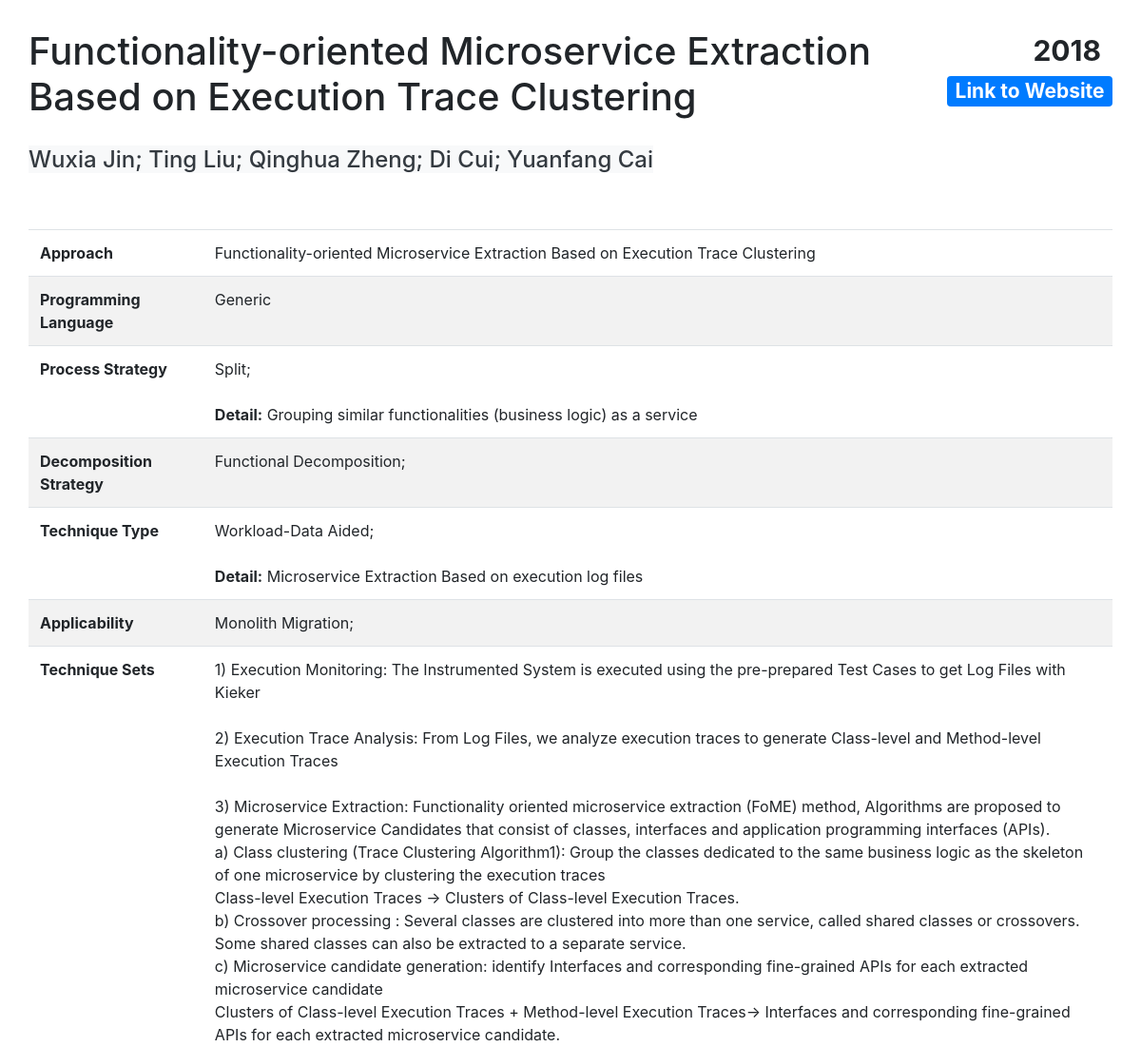
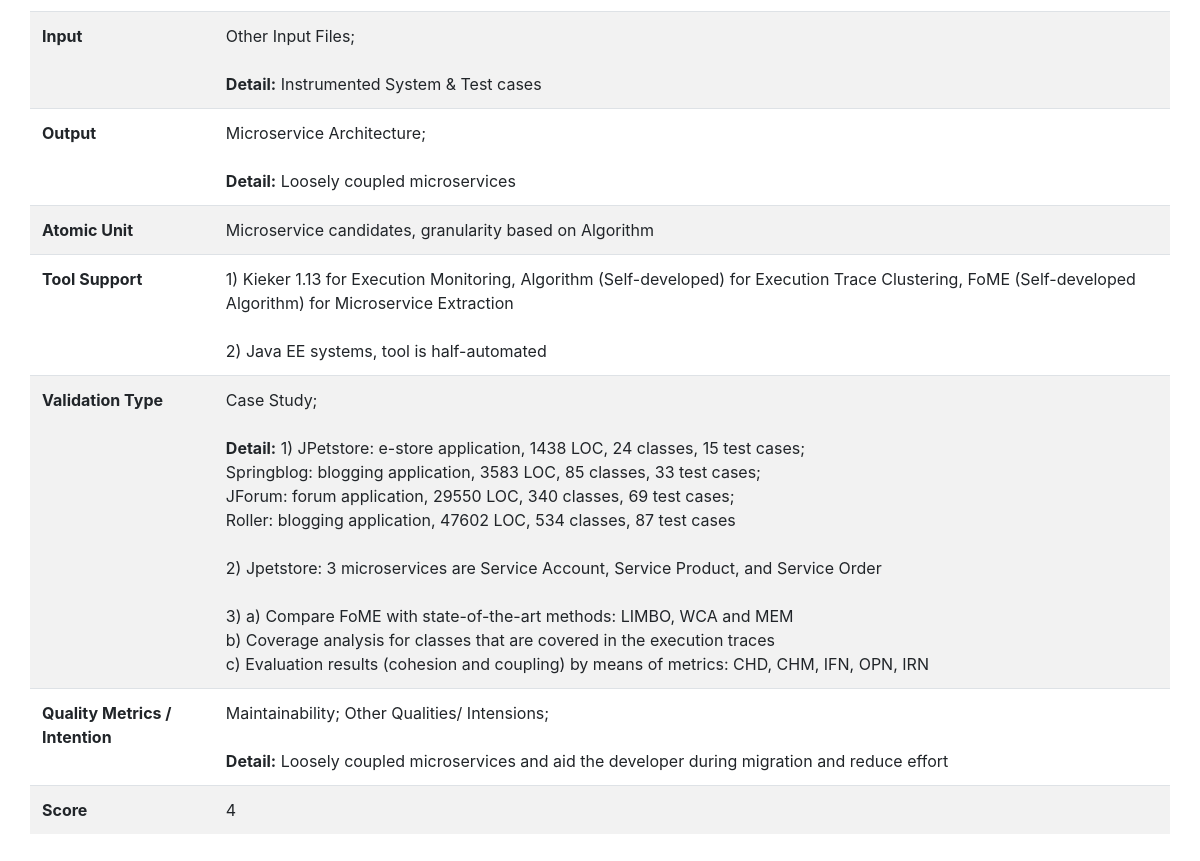
/result.php?id=4, run on the app's committed database (2 pictures, top to bottom).
### tables this page shows
CREATE TABLE `contribution` (
  `id` int(11) NOT NULL,
  `Title` varchar(150) NOT NULL DEFAULT 'Title',
  `Year` year(4) NOT NULL DEFAULT 2000,
  `Authors` tinytext NOT NULL,
  `Link` varchar(250) NOT NULL DEFAULT 'Empty Link',
  `Approach` text NOT NULL,
  `Process_Rewrite` tinyint(4) NOT NULL DEFAULT 0 COMMENT 'Process Strategy',
  `Process_Extension` tinyint(4) NOT NULL DEFAULT 0 COMMENT 'Process Strategy',
  `Process_StranglerPattern` tinyint(4) NOT NULL DEFAULT 0 COMMENT 'Process Strategy',
  `Process_ContinuousEvolution` tinyint(4) NOT NULL DEFAULT 0 COMMENT 'Process Strategy',
  `Process_Split` tinyint(4) NOT NULL DEFAULT 0 COMMENT 'Process Strategy',
  `Process_Others` tinyint(4) NOT NULL DEFAULT 0 COMMENT 'Process Strategy',
  `ProcessDetail` mediumtext DEFAULT NULL,
  `Decomposition_DDD` tinyint(4) NOT NULL DEFAULT 0 COMMENT 'Decomposition Strategy',
  `Decomposition_FunctionalDecomposition` tinyint(4) NOT NULL DEFAULT 0 COMMENT 'Decomposition Strategy',
  `Decomposition_ExistingStructure` tinyint(4) NOT NULL DEFAULT 0 COMMENT 'Decomposition Strategy',
  `Decomposition_Others` tinyint(4) NOT NULL DEFAULT 0 COMMENT 'Decomposition Strategy',
  `DecompositionDetail` tinytext DEFAULT NULL,
  `TechniqueSet` mediumtext NOT NULL,
  `Technique_SCA` tinyint(4) NOT NULL DEFAULT 0 COMMENT 'Technique Type',
  `Technique_MDA` tinyint(4) NOT NULL DEFAULT 0 COMMENT 'Technique Type',
  `Technique_WDA` tinyint(4) NOT NULL DEFAULT 0 COMMENT 'Technique Type',
  `Technique_DMC` tinyint(4) NOT NULL DEFAULT 0 COMMENT 'Technique Type',
  `Technique_Others` tinyint(4) NOT NULL DEFAULT 0 COMMENT 'Technique Type',
  `TechniqueTypeDetail` mediumtext DEFAULT NULL,
  `Applicability_GR` tinyint(1) NOT NULL DEFAULT 0 COMMENT 'Applicability',
  `Applicability_MO` tinyint(1) NOT NULL DEFAULT 0 COMMENT 'Applicability',
  `AtomicUnit` tinytext DEFAULT NULL,
  `Input_SourceCode` tinyint(4) NOT NULL DEFAULT 0 COMMENT 'Input Choice',
  `Input_UseCase` tinyint(4) NOT NULL DEFAULT 0 COMMENT 'Input Choice',
  `Input_SystemSpecification` tinyint(4) NOT NULL DEFAULT 0 COMMENT 'Input Choice',
  `Input_API` tinyint(4) NOT NULL DEFAULT 0 COMMENT 'Input Choice',
  `Input_Others` tinyint(4) NOT NULL DEFAULT 0 COMMENT 'Input Choice',
  `InputDetail` tinytext DEFAULT NULL,
  `Output_List` tinyint(4) NOT NULL DEFAULT 0 COMMENT 'Output Choice',
  `Output_Archi` tinyint(4) NOT NULL DEFAULT 0 COMMENT 'Output Choice',
  `Output_Others` tinyint(4) NOT NULL DEFAULT 0 COMMENT 'Output Choice',
  `OutputDetail` tinytext DEFAULT NULL,
  `Tool` mediumtext DEFAULT NULL,
  `ProgramLanguage` mediumtext DEFAULT NULL,
  `Validation_Experiment` tinyint(4) NOT NULL DEFAULT 0 COMMENT 'Validation Type',
  `Validation_Example` tinyint(4) NOT NULL DEFAULT 0 COMMENT 'Validation Type',
  `Validation_CaseStudy` tinyint(4) NOT NULL DEFAULT 0 COMMENT 'Validation Type',
  `Validation_NoValidation` tinyint(4) NOT NULL DEFAULT 0 COMMENT 'Validation Type',
  `ValidationTypeDetail` mediumtext DEFAULT NULL,
  `ValidationMetrics` mediumtext DEFAULT NULL,
  `Quality_Maintainability` tinyint(4) NOT NULL DEFAULT 0 COMMENT 'Quality',
  `Quality_Security` tinyint(4) NOT NULL DEFAULT 0 COMMENT 'Quality',
  `Quality_Performance` tinyint(4) NOT NULL DEFAULT 0 COMMENT 'Quality',
  `Quality_Reliability` tinyint(4) NOT NULL DEFAULT 0 COMMENT 'Quality',
  `Quality_Scalability` tinyint(4) DEFAULT 0 COMMENT 'Quality',
  `Quality_Others` tinyint(4) NOT NULL DEFAULT 0 COMMENT 'Quality',
  `QualityDetail` mediumtext DEFAULT NULL,
  `Score` float NOT NULL DEFAULT 1
);

### result.php (the view, shortened to what this page needs)
<!DOCTYPE html>
<html lang="en">
<head>
    <link rel="stylesheet" href="https://maxcdn.bootstrapcdn.com/bootstrap/4.5.0/css/bootstrap.min.css">
    <link rel="stylesheet" type="text/css" href="css/style.css">
</head>
<?php
include('functions.php');
$servername = "localhost";
$username = "user";
$password = "";
$dbname = "migration";
$conn = new mysqli($servername, $username, $password, $dbname);
$sql = "SELECT * FROM contribution WHERE id=" . $_GET['id'];
$result = $conn->query($sql);
if ($result->num_rows > 0) {
    $row = $result->fetch_assoc();
} else {
    echo "<h1>Error: fail to find detailed page from database</h1>";
}
?>
<body>
    <div class="container-fluid" style="padding:30px">
        <div class="row">
            <div class="col-md-10">
                <div class="page-header">
                    <h1 id="Title" name="Title">
                        <?php
                        echo nl2br($row["Title"]); ?>
                    </h1>
                </div>
            </div>
            <div class="col-md-2">
                <div class="row">
                    <div class="col-md-12">
                        <h1>
                            <span class="badge badge-default float-right" id="Year" name="Year">
                                <?php
                                echo $row["Year"]; ?>
                            </span>
                        </h1>
                    </div>
                </div>
                <div class="row" style="margin-top:5px">
                    <div class="col-md-12">
                        <h3><a href="<?php
                                        echo $row["Link"]; ?>" class="badge badge-primary float-right" id="Link" name="Link" target="_blank">Link to Website</a></h3>
                    </div>
                </div>
            </div>
        </div>
        <div class="row" style="margin-top:20px">
            <div class="col-md-12">
                <h4><span class="bg-light text-dark" id="Author" name="Author">
                        <?php
                        echo $row["Authors"]; ?></span></h4>
            </div>
        </div>
        <div class="row" style="margin-top:50px">
            <div class="col-md-12">
                <table class="table">
                    <tbody>
                        <tr class="table">
                            <td>
                                <b>Approach</b>
                            </td>
                            <td id="DetailApproach" name="DetailApproach">
                                <?php
                                echo $row["Approach"]; ?>
                            </td>
                        </tr>
                        <tr class="table">
                                <td>
                                    <b>Programming Language</b>
                                </td>
                                <td id="ProgramLanguage" name="ProgramLanguage">
                                    <?php
                                    echo nl2br($row["ProgramLanguage"]); ?>
                                </td>
                            </tr>
                        <tr class="table">
                            <td>
                                <b>Process Strategy</b>
                            </td>
                            <td id="DetailProcessStrategy" name="DetailProcessStrategy">
                                <?php
                                showProcess($row);
                                ?>
                            </td>
                        </tr>
                        <trclass="table">
                            <td>
                                <b>Decomposition Strategy</b>
                            </td>
                            <td id="DetailDecompositionStrategy" name="DetailDecompositionStrategy">
                            </td>
                            <tr class="table">
                                <td>
                                    <b>Technique Type</b>
                                </td>
                                <td id="DetailTechniqueType" name="DetailTechniqueType">
                                    <?php
                                    showTechniqueType($row);
                                    ?>
                                </td>
                            </tr>
                            <tr class="table">
                                <td>
                                    <b>Applicability</b>
                                </td>
                                <td id="DetailApplicability" name="DetailApplicability">
                                </td>
                            </tr>
                            <tr class="table">
                                <td>
                                    <b>Technique Sets</b>
                                </td>
                                <td id="DetailTechniqueSets" name="DetailTechniqueSets">
                                    <?php
                                    echo nl2br($row["TechniqueSet"]); ?>
                                </td>
                            </tr>
                            <tr class="table">
                                <td>
                                    <b> Input</b>
                                </td>
                                <td id="DetailInput" name="DetailInput">
                                    <?php
                                    showInput($row);
                                    ?>
                                </td>
                            </tr>
                            <tr class="table">
                                <td>
                                    <b>Output</b>
                                </td>
                                <td id="DetailOutput" name="DetailOutput">
                                    <?php
                                    showOutput($row);
                                    ?>
                                </td>
                            </tr>
                            <tr class="table">
                                <td>
                                    <b>Atomic Unit</b>
                                </td>
                                <td id="DetailAtomic" name="DetailAtomic">
                                    <?php
                                    echo nl2br($row["AtomicUnit"]); ?>
                                </td>
                            </tr>
                            <tr class="table">
                                <td>
                                    <b>Tool Support</b>
                                </td>
                                <td id="DetailToolSupport" name="DetailToolSupport">
                                    <?php
                                    echo nl2br($row["Tool"]); ?>
                                </td>
                            </tr>
                            <tr class="table">
                                <td>
                                    <b>Validation Type</b>
                                </td>
                                <td id="DetailValidationType" name="DetailValidationType">
                                    <?php
                                    showValidation($row); ?>
                                </td>
                            </tr>
                            <tr class="table">
                                <td>
                                    <b>Quality Metrics / Intention</b>
                                </td>
                                <td id="DetailQuality" name="DetailQuality">
                                    <?php
                                    showQuality($row); ?>
                                </td>
                            </tr>
                            <tr class="table">
                                <td>
                                    <b>Score</b>
                                </td>
                                <td id="Score" name="Score">
                                    <?php
                                    echo $row["Score"]; ?>
                                </td>
                            </tr>
                    </tbody>
                </table>
            </div>
        </div>
    </div>
</body>
</html>

### functions.php (shortened to what this page needs)
<?php
function showProcess($row)
{
    $data = "";
    if ($row["Process_Split"] != 0) {
        $data = $data . "Split; ";
    }
    if ($row["ProcessDetail"] != null && strcmp($row["ProcessDetail"], "") != 0) {
        $data = $data . "<br><br><b>Detail:</b> " . $row["ProcessDetail"];
    }
    echo nl2br($data);
}
function showDecomposition($row)
{
    $data = "";
    if ($row["Decomposition_FunctionalDecomposition"] != 0) {
        $data = $data . "Functional Decomposition; ";
    }
    echo nl2br($data);
}
function showTechniqueType($row)
{
    $data = "";
    if ($row["Technique_WDA"] != 0) {
        $data = $data . "Workload-Data Aided; ";
    }
    if ($row["TechniqueTypeDetail"] != null && strcmp($row["TechniqueTypeDetail"], "") != 0) {
        $data = $data . "<br><br><b>Detail:</b> " . $row["TechniqueTypeDetail"];
    }
    echo nl2br($data);
}
function showApplicability($row)
{
    $data = "";
    if ($row["Applicability_MO"] != 0) {
        $data = $data . "Monolith Migration; ";
    }
    echo nl2br($data);
}
function showInput($row)
{
    $data = "";
    if ($row["Input_Others"] != 0) {
        $data = $data . "Other Input Files; ";
    }
    if ($row["InputDetail"] != null && strcmp($row["InputDetail"], "") != 0) {
        $data = $data . "<br><br><b>Detail:</b> " . $row["InputDetail"];
    }
    echo nl2br($data);
}
function showOutput($row)
{
    $data = "";
    if ($row["Output_Archi"] != 0) {
        $data = $data . "Microservice Architecture; ";
    }
    if ($row["OutputDetail"] != null && strcmp($row["OutputDetail"], "") != 0) {
        $data = $data . "<br><br><b>Detail:</b> " . $row["OutputDetail"];
    }
    echo nl2br($data);
}
function showValidation($row)
{
    $data = "";
    if ($row["Validation_CaseStudy"] != 0) {
        $data = $data . "Case Study; ";
    }
    if ($row["ValidationTypeDetail"] != null && strcmp($row["ValidationTypeDetail"], "") != 0) {
        $data = $data . "<br><br><b>Detail:</b> " . $row["ValidationTypeDetail"];
    }
    echo nl2br($data);
}
function showQuality($row)
{
    $data = "";
    if ($row["Quality_Maintainability"] != 0) {
        $data = $data . "Maintainability; ";
    }
    if ($row["Quality_Others"] != 0) {
        $data = $data . "Other Qualities/ Intensions; ";
    }
    if ($row["QualityDetail"] != null && strcmp($row["QualityDetail"], "") != 0) {
        $data = $data . "<br><br><b>Detail:</b> " . $row["QualityDetail"];
    }
    echo nl2br($data);
}

### css/style.css (style rules this page uses)
tr:nth-child(even) { background-color: #f2f2f2 }

### data on the page
contribution: Title "Functionality-oriented Microservice Extraction Based on Execution Trace Clustering", Year "2018", Authors "Wuxia Jin; Ting Liu; Qinghua Zheng; Di Cui; Yuanfang Cai", Approach "Functionality-oriented Microservice Extraction Based on Execution Trace Clustering", ProgramLanguage "Generic", ProcessDetail "Grouping similar functionalities (business logic) as a service", TechniqueTypeDetail "Microservice Extraction Based on execution log files", TechniqueSet "1) Execution Monitoring: The Instrumented System is executed using the pre-prepared Test Cases to get Log Files with Kieker 2) Execution Trace Analysis: From Log Files, we analyze execution traces to generate Class-level and Method-level Execution Traces 3) Microservice Extraction: Functionality oriented microservice extraction (FoME) method, Algorithms are proposed to generate Microservice Candidates that consist of classes, interfaces and application programming interfaces (APIs). a) Class clustering (Trace Clustering Algorithm1): Group the classes dedicated to the same business logic as the skeleton of one microservice by clustering the execution traces Class-level Execution Traces ->…", InputDetail "Instrumented System & Test cases", OutputDetail "Loosely coupled microservices", AtomicUnit "Microservice candidates, granularity based on Algorithm", Tool "1) Kieker 1.13 for Execution Monitoring, Algorithm (Self-developed) for Execution Trace Clustering, FoME (Self-developed Algorithm) for Microservice Extraction 2) Java EE systems, tool is half-automated", ValidationTypeDetail "1) JPetstore: e-store application, 1438 LOC, 24 classes, 15 test cases; Springblog: blogging application, 3583 LOC, 85 classes, 33 test cases; JForum: forum application, 29550 LOC, 340 classes, 69 test cases; Roller: blogging application, 47602 LOC, 534 classes, 87 test cases 2) Jpetstore: 3 microservices are Service Account, Service Product, and Service Order 3) a) Compare FoME with state-of-the-art methods: LIMBO, WCA and MEM b) Coverage analysis for classes that are covered in the execution traces c) Evaluation results (cohesion and coupling) by means of metrics: CHD, CHM, IFN, OPN, IRN", QualityDetail "Loosely coupled microservices and aid the developer during migration and reduce effort", Score "4"

### other printed values
$data "Split;"
$data "Functional Decomposition;"
$data "Workload-Data Aided;"
$data "Monolith Migration;"
$data "Other Input Files;"
$data "Microservice Architecture;"
$data "Case Study;"
$data "Maintainability; Other Qualities/ Intensions;"
